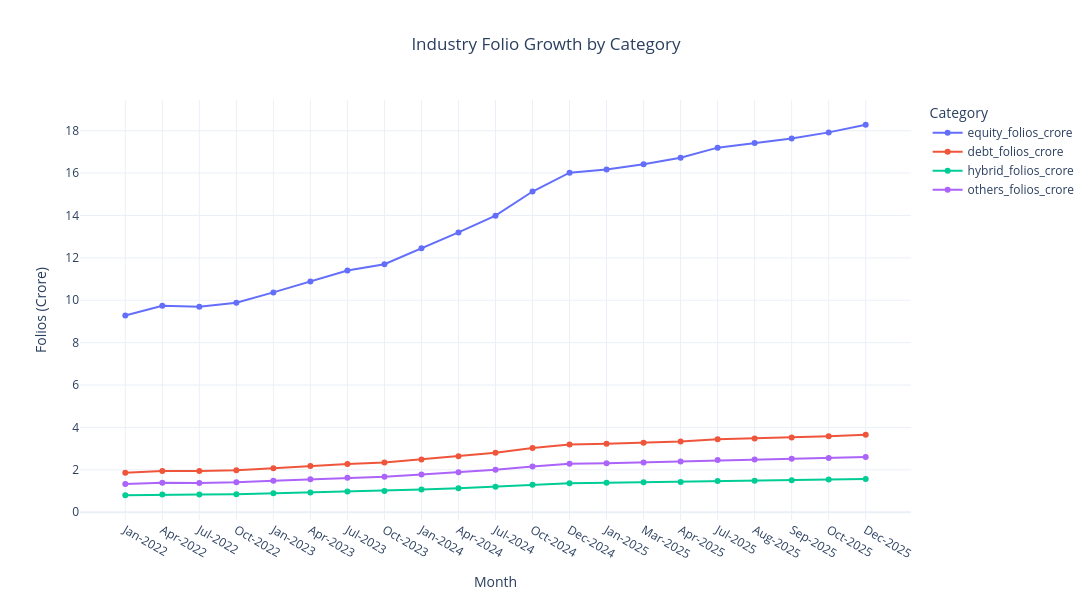

The notebook cell saved with this chart:
### Code cell
fig = px.line(
    folio,
    x="month",
    y=[
        "equity_folios_crore",
        "debt_folios_crore",
        "hybrid_folios_crore",
        "others_folios_crore"
    ],
    markers=True,
    title="Industry Folio Growth by Category"
)

fig.update_layout(
    template="plotly_white",
    title_x=0.5,
    width=1200,
    height=600,
    xaxis_title="Month",
    yaxis_title="Folios (Crore)",
    legend_title="Category"
)

fig.show()

### Figure 1 — Plotly figure (JSON) as saved in the notebook; plotly's stock layout.template omitted (floating-point values rounded to 4 significant figures)
{"data": [{"hovertemplate": "variable=equity_folios_crore<br>month=%{x}<br>value=%{y}<extra></extra>", "legendgroup": "equity_folios_crore", "line": {"color": "#636efa", "dash": "solid"}, "marker": {"symbol": "circle"}, "mode": "lines+markers", "name": "equity_folios_crore", "orientation": "v", "showlegend": true, "type": "scatter", "x": ["Jan-2022", "Apr-2022", "Jul-2022", "Oct-2022", "Jan-2023", "Apr-2023", "Jul-2023", "Oct-2023", "Jan-2024", "Apr-2024", "Jul-2024", "Oct-2024", "Dec-2024", "Jan-2025", "Mar-2025", "Apr-2025", "Jul-2025", "Aug-2025", "Sep-2025", "Oct-2025", "Dec-2025"], "xaxis": "x", "y": [9.28, 9.74, 9.69, 9.88, 10.37, 10.88, 11.4, 11.7, 12.45, 13.2, 13.99, 15.13, 16.02, 16.17, 16.42, 16.72, 17.2, 17.42, 17.63, 17.92, 18.28], "yaxis": "y"}, {"hovertemplate": "variable=debt_folios_crore<br>month=%{x}<br>value=%{y}<extra></extra>", "legendgroup": "debt_folios_crore", "line": {"color": "#EF553B", "dash": "solid"}, "marker": {"symbol": "circle"}, "mode": "lines+markers", "name": "debt_folios_crore", "orientation": "v", "showlegend": true, "type": "scatter", "x": ["Jan-2022", "Apr-2022", "Jul-2022", "Oct-2022", "Jan-2023", "Apr-2023", "Jul-2023", "Oct-2023", "Jan-2024", "Apr-2024", "Jul-2024", "Oct-2024", "Dec-2024", "Jan-2025", "Mar-2025", "Apr-2025", "Jul-2025", "Aug-2025", "Sep-2025", "Oct-2025", "Dec-2025"], "xaxis": "x", "y": [1.86, 1.95, 1.94, 1.98, 2.07, 2.18, 2.28, 2.34, 2.49, 2.64, 2.8, 3.03, 3.2, 3.23, 3.28, 3.34, 3.44, 3.48, 3.53, 3.58, 3.66], "yaxis": "y"}, {"hovertemplate": "variable=hybrid_folios_crore<br>month=%{x}<br>value=%{y}<extra></extra>", "legendgroup": "hybrid_folios_crore", "line": {"color": "#00cc96", "dash": "solid"}, "marker": {"symbol": "circle"}, "mode": "lines+markers", "name": "hybrid_folios_crore", "orientation": "v", "showlegend": true, "type": "scatter", "x": ["Jan-2022", "Apr-2022", "Jul-2022", "Oct-2022", "Jan-2023", "Apr-2023", "Jul-2023", "Oct-2023", "Jan-2024", "Apr-2024", "Jul-2024", "Oct-2024", "Dec-2024", "Jan-2025", "Mar-2025", "Apr-2025", "Jul-2025", "Aug-2025", "Sep-2025", "Oct-2025", "Dec-2025"], "xaxis": "x", "y": [0.8, 0.83, 0.83, 0.85, 0.89, 0.93, 0.98, 1.0, 1.07, 1.13, 1.2, 1.3, 1.37, 1.39, 1.41, 1.43, 1.47, 1.49, 1.51, 1.54, 1.57], "yaxis": "y"}, {"hovertemplate": "variable=others_folios_crore<br>month=%{x}<br>value=%{y}<extra></extra>", "legendgroup": "others_folios_crore", "line": {"color": "#ab63fa", "dash": "solid"}, "marker": {"symbol": "circle"}, "mode": "lines+markers", "name": "others_folios_crore", "orientation": "v", "showlegend": true, "type": "scatter", "x": ["Jan-2022", "Apr-2022", "Jul-2022", "Oct-2022", "Jan-2023", "Apr-2023", "Jul-2023", "Oct-2023", "Jan-2024", "Apr-2024", "Jul-2024", "Oct-2024", "Dec-2024", "Jan-2025", "Mar-2025", "Apr-2025", "Jul-2025", "Aug-2025", "Sep-2025", "Oct-2025", "Dec-2025"], "xaxis": "x", "y": [1.33, 1.39, 1.38, 1.41, 1.48, 1.55, 1.63, 1.67, 1.78, 1.89, 2.0, 2.16, 2.29, 2.31, 2.35, 2.39, 2.46, 2.49, 2.52, 2.56, 2.61], "yaxis": "y"}], "layout": {"height": 600, "legend": {"title": {"text": "Category"}, "tracegroupgap": 0}, "title": {"text": "Industry Folio Growth by Category", "x": 0.5}, "width": 1200, "xaxis": {"anchor": "y", "domain": [0, 1], "title": {"text": "Month"}}, "yaxis": {"anchor": "x", "domain": [0, 1], "title": {"text": "Folios (Crore)"}}}}
